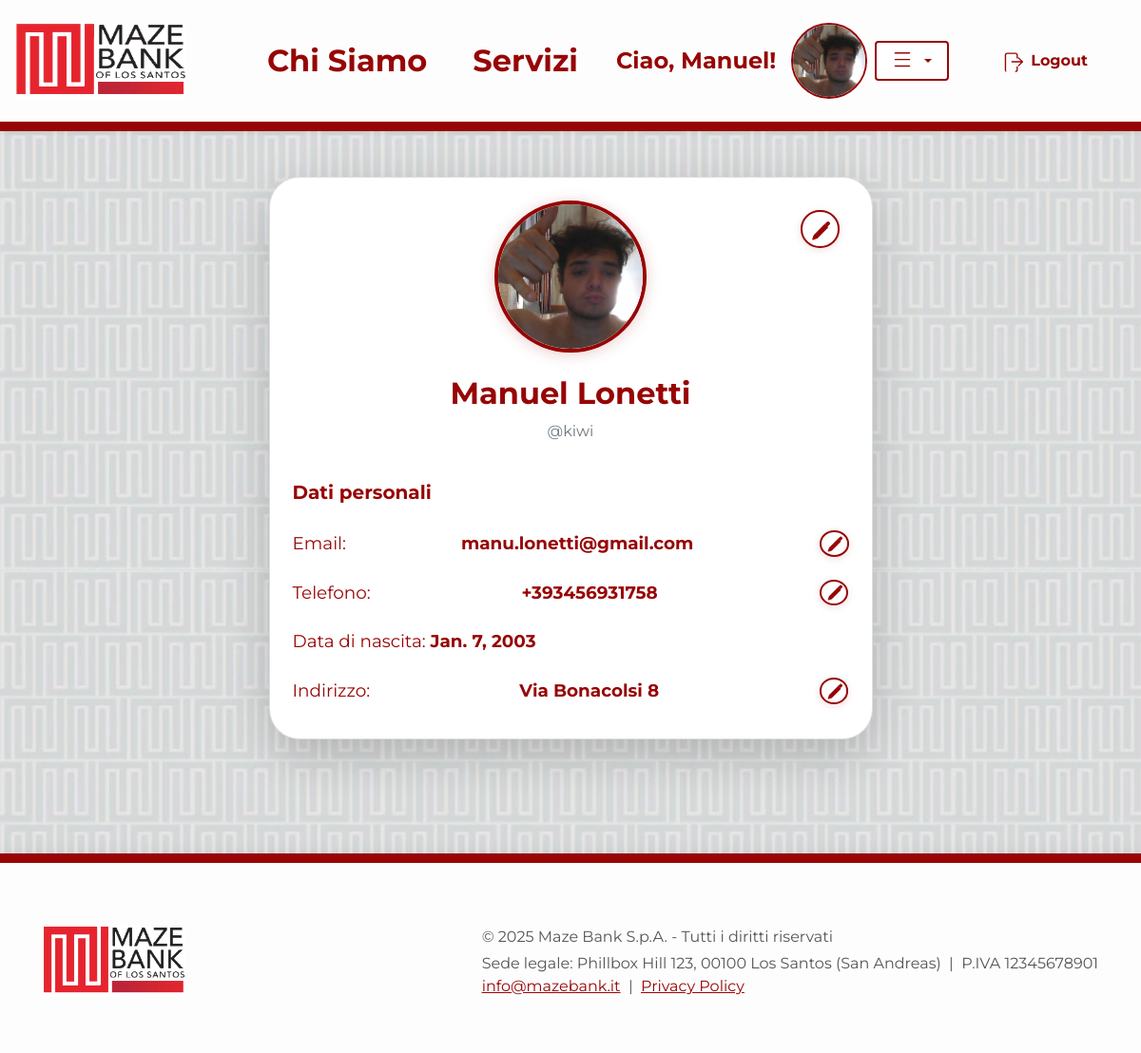
Page /banking/profilo/8 (signed in) on the committed database.
### Banking/models.py (models this page shows, shortened)
class User(AbstractUser):
    email = models.EmailField('Email', unique=True, blank=False, null=False)
    first_name = models.CharField(max_length=150, blank=False)
    last_name = models.CharField(max_length=150, blank=False)
    data_nascita = models.DateField()
    indirizzo = models.CharField(max_length=255)
    citta = models.CharField(max_length=100)
    cellulare = PhoneNumberField(unique=True)
    immagine_profilo = models.ImageField(upload_to='profile_images/', blank=True, null=True)
    REQUIRED_FIELDS = ['email', 'first_name', 'last_name', 'data_nascita', 'indirizzo', 'citta', 'cellulare']

### Banking/views/account_views/views.py (the view)
# urls.py: path('profilo/<pk>', DetailProfilo.as_view(), name='profilo'),
class DetailProfilo(DetailView):
    model = User
    template_name = 'Banking/profilo.html'
    context_object_name = 'utente'

### Banking/templates/Banking/profilo.html (shortened to what this page needs)
{% extends "home.html" %}
{% load static %}
{% block content %}
<link rel="stylesheet" href="{% static 'css/Banking/profilo.css' %}">
<div class="container my-5">
    <div class="row justify-content-center">
        <div class="col-lg-7">
            <div class="profile-dashboard card shadow-lg p-4">
                <div class="text-center mb-4 position-relative">
                    <div id="img-row">
                        {% if user.immagine_profilo %}
                            <img src="{{ user.immagine_profilo.url }}" alt="Immagine profilo" class="profile-img-lg mb-3" id="profile-img">
                        {% else %}
                            <img src="{% static 'imgs/default_profile.png' %}" alt="Immagine profilo" class="profile-img-lg mb-3" id="profile-img">
                        {% endif %}
                        <button class="edit-btn-profile" title="Modifica immagine profilo" onclick="showImgForm()">
                        </button>
                    </div>
                    <h2 class="font-weight-bold text-mazebank-red mt-2">{{ user.first_name }} {{ user.last_name }}</h2>
                    <p class="text-muted">@{{ user.username }}</p>
                </div>
                <div class="user-info-section">
                    <h5 class="text-mazebank-red font-weight-bold mb-3">Dati personali</h5>
                    <ul class="list-group list-group-flush">
                        <li class="list-group-item d-flex justify-content-between align-items-center" id="email-row">
                            Email: <span class="font-weight-bold" id="email-value">{{ user.email }}</span>
                            <button class="edit-btn-field" title="Modifica email" onclick="showEmailForm()">
                            </button>
                        </li>
                        <li class="list-group-item d-flex justify-content-between align-items-center" id="telefono-row">
                            Telefono: <span class="font-weight-bold" id="telefono-value">{{ user.cellulare }}</span>
                            <button class="edit-btn-field" title="Modifica telefono" onclick="showTelefonoForm()">
                            </button>
                        </li>
                        <li class="list-group-item">Data di nascita: <span class="font-weight-bold">{{ user.data_nascita }}</span></li>
                        <li class="list-group-item d-flex justify-content-between align-items-center" id="indirizzo-row">
                            Indirizzo: <span class="font-weight-bold" id="indirizzo-value">{{ user.indirizzo }}</span>
                            <button class="edit-btn-field" title="Modifica indirizzo" onclick="showIndirizzoForm()">
                            </button>
                        </li>
                    </ul>
                </div>
            </div>
        </div>
    </div>
</div>
{% endblock %}

### templates/home.html (shortened to what this page needs)
{% load static %}
<!DOCTYPE html>
<html lang="it">
<head>
    {% block head %}
    <link href="https://cdn.jsdelivr.net/npm/bootstrap@4.6.2/dist/css/bootstrap.min.css" rel="stylesheet">
    <link href="{% static 'css/home.css' %}" rel="stylesheet">
    {% endblock %}
</head>
<body>
{% block navbar %}
<nav class="navbar navbar-expand-lg navbar shadow-sm justify-content-between navbar-mazebank">
    <a class="navbar-brand d-flex align-items-center" href="{% url 'homepage' %}">
        <img src="{% static 'imgs/logo2.jpg' %}" alt="MazeBank Logo" class="logo-img mr-3">
    </a>
    <div class="collapse navbar-collapse justify-content-end" id="navbarNav">
        <ul class="navbar-nav w-100 d-flex justify-content-end align-items-center">
            <li class="nav-item active mx-3">
                <a class="nav-link font-weight-bold h5 mb-0" href="{% url 'us' %}">Chi Siamo</a>
            </li>
            <li class="nav-item mx-3">
                <a class="nav-link font-weight-bold h5 mb-0" href="{% url 'services' %}">Servizi</a>
            </li>
            {% if not request.user.is_authenticated %}
                <li class="nav-item mx-3">
                    <a class="btn btn-outline-primary font-weight-bold px-4 py-2 d-flex align-items-center login-btn" href="{% url 'Banking:login' %}">
                        <span class="mr-2">
                            <svg xmlns="http://www.w3.org/2000/svg" width="22" height="22" fill="currentColor" class="bi bi-lock" viewBox="0 0 16 16">
                              <path d="M8 1a3 3 0 0 0-3 3v3h6V4a3 3 0 0 0-3-3zm-4 3a4 4 0 1 1 8 0v3a2 2 0 0 1 2 2v5a2 2 0 0 1-2 2H4a2 2 0 0 1-2-2V8a2 2 0 0 1 2-2V4z"/>
                            </svg>
                        </span>
                        Login
                    </a>
                </li>
                <li class="nav-item mx-3">
                    <a class="btn btn-mazebank-account font-weight-bold px-4 py-2 ml-2" href="{% url 'Banking:register' %}">Apri il Conto Online</a>
                </li>
            {% else %}
                <li class="nav-item mx-3 d-flex align-items-center">
                    <span class="font-weight-bold mr-2" style="font-size:1.5rem;">
                        Ciao, {{ request.user.first_name|default:request.user.username }}!
                    </span>
                    <div class="d-flex align-items-center">
                        {% if request.user.immagine_profilo %}
                            <a href="{% url 'Banking:profilo' request.user.pk %}">
                                <img src="{{ request.user.immagine_profilo.url }}" alt="Profilo" class="navbar-profile-img ml-2" style="cursor:pointer;">
                            </a>
                        {% else %}
                            <a href="{% url 'Banking:profilo' request.user.pk %}">
                                <img src="{% static 'imgs/default_profile.png' %}" alt="Profilo" class="navbar-profile-img ml-2" style="cursor:pointer;">
                            </a>
                        {% endif %}
                        <div class="dropdown ml-2">
                            <button class="btn btn-outline-secondary dropdown-toggle px-3 py-2 d-flex align-items-center" type="button" id="profileDropdown" data-toggle="dropdown" aria-haspopup="true" aria-expanded="false">
                                <svg xmlns="http://www.w3.org/2000/svg" width="22" height="22" fill="currentColor" class="bi bi-list mr-2" viewBox="0 0 16 16">
                                  <path fill-rule="evenodd" d="M2.5 12.5a.5.5 0 0 1 0-1h11a.5.5 0 0 1 0 1h-11zm0-5a.5.5 0 0 1 0-1h11a.5.5 0 0 1 0 1h-11zm0-5a.5.5 0 0 1 0-1h11a.5.5 0 0 1 0 1h-11z"/>
                                </svg>
                            </button>
                        </div>
                    </div>
                </li>
                <li class="nav-item mx-3">
                    <form action="{% url 'Banking:logout' %}" method="post" style="display:inline;">
                        <button type="submit" class="btn btn-outline-danger font-weight-bold px-4 py-2 d-flex align-items-center" style="border:none; background:none;">
                            <span class="mr-2">
                            </span>
                            Logout
                        </button>
                    </form>
                </li>
            {% endif %}
        </ul>
    </div>
</nav>
{% endblock %}
{% block content %}{% endblock %}
{% block footer %}
<footer class="footer-custom">
    <div class="container d-flex flex-column flex-md-row align-items-center justify-content-between py-4">
        <div class="d-flex align-items-center mb-3 mb-md-0">
            <img src="{% static 'imgs/logo2.jpg' %}" alt="MazeBank Logo" class="footer-logo mr-3">
        </div>
        <div class="footer-details text-center text-md-left mt-2 mt-md-0">
            <div class="mb-1">
                &copy; {% now "Y" %} Maze Bank S.p.A. - Tutti i diritti riservati
            </div>
            <div>
                Sede legale: Phillbox Hill 123, 00100 Los Santos (San Andreas) &nbsp;|&nbsp; P.IVA 12345678901
            </div>
            <div>
                <a href="mailto:info@mazebank.it" class="footer-link">info@mazebank.it</a> &nbsp;|&nbsp; <a href="#" class="footer-link">Privacy Policy</a>
            </div>
        </div>
    </div>
</footer>
{% endblock %}
</body>
</html>

### static/css/home.css (style rules this page uses)
body { min-height: 100vh; background: url("../imgs/Sfondo.jpg") repeat; background-size: 200px 600px; background-position: top left; color: #970505; }
.logo-img { height: 80px; width: 180px ; }
.footer-custom { background: #FDFDFD; border-top: 10px solid #970505; width: 100%; padding: 2.5rem 0 2rem 0; text-align: center; font-size: 1.15rem; color: #333; box-shadow: 0 -2px 16px rgba(0,0,0,0.06); position: relative; bottom: 0; left: 0; margin-top: 80px; }
.footer-logo { height: 80px; width: 150px; object-fit: contain; margin-right: 1rem; }
.footer-details { font-size: 1rem; color: #555; }
.footer-link { color: #970505; text-decoration: underline; transition: color 0.2s; }
body, .jumbotron, .carousel-caption, .navbar, .footer { font-family: 'Montserrat', Arial, Helvetica, sans-serif; }
.navbar { background-color: #FDFDFD !important; min-height: 90px; border-bottom: 10px solid #970505; }
.navbar-nav .nav-link { font-size: 2rem; color: #970505 !important; transition: color 0.2s; padding-left: 1.5rem; padding-right: 1.5rem; }
.navbar-profile-img { width: 80px; height: 80px; object-fit: cover; border: 2.5px solid #970505; border-radius: 50%; background: #fff; }
.text-mazebank-red { color: #970505 !important; }
.btn-outline-danger { border-color: #970505 !important; color: #970505 !important; }
.navbar-mazebank { padding-top: 1.2rem; padding-bottom: 1.2rem; }
#profileDropdown.btn-outline-secondary { border: 2.5px solid #970505 !important; color: #970505 !important; background: #fff !important; }
* { cursor: url("../imgs/cursor.cur"), auto !important; }

### static/css/Banking/profilo.css (style rules this page uses)
.profile-dashboard { background: #fff; border-radius: 2rem; box-shadow: 0 8px 36px #97050522; padding: 2.5rem 2rem; margin-bottom: 2.5rem; }
.profile-img-lg { width: 160px; height: 160px; object-fit: cover; border-radius: 50%; border: 4px solid #970505; background: #fff; box-shadow: 0 2px 16px #97050533; }
.text-mazebank-red { color: #970505 !important; }
.list-group-item { font-size: 1.15rem; background: transparent; border: none; padding-left: 0; padding-right: 0; }
.list-group-item span.font-weight-bold { color: #970505; }
.edit-btn-profile { position: absolute; top: 10px; right: 10px; background: #fff; border: 2px solid #970505; border-radius: 50%; padding: 0.35rem 0.45rem; cursor: pointer; transition: background 0.2s, box-shadow 0.2s; box-shadow: 0 2px 8px #97050522; z-index: 2; }
.edit-btn-field { background: #fff; border: 2px solid #970505; border-radius: 50%; padding: 0.18rem 0.28rem; cursor: pointer; margin-left: 0.7rem; transition: background 0.2s, box-shadow 0.2s; box-shadow: 0 2px 8px #97050522; display: flex; align-items: center; }

### rows in the picture
User: user.first_name "Manuel", user.immagine_profilo (picture), immagine_profilo (picture), first_name "Manuel", last_name "Lonetti", username "kiwi", email "manu.lonetti@gmail.com", cellulare "+393456931758", data_nascita "Jan. 7, 2003", indirizzo "Via Bonacolsi 8"
